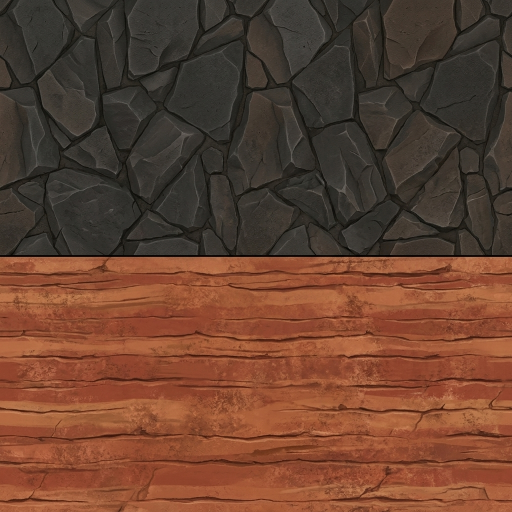
#> input picture assets/source_inputs/desert_stone_sandstone_albedo_sheet_1794942452330.jpg, 1024 x 1024 px, found by its file name (shown at 1/2 size)
$ python build_test_d_textures.py   (older library calls are emulated)
#> lines starting #> are read from the running program, lines starting #| are printed output that depends on the picture
import os
import cv2
import numpy as np

RAW_PATH = r"d:\Games\Balance5\assets\textures\canyon_pbr\test_c2_ledges_raw.png"
SHEET_PATH = r"C:\Users\PC\.gemini\antigravity\brain\25684232-7f72-4063-b959-1b79d32ac318\desert_stone_sandstone_albedo_sheet_1794942452330.jpg"
REF_PATH = r"d:\Games\Balance5\assets\textures\maps\desert_approach_rpg_albedo.png"
OUT_DIR = r"d:\Games\Balance5\assets\textures\canyon_pbr"


def make_seamless_512(patch_bgr: np.ndarray, pad: int = 64) -> np.ndarray:
    """Resizes a clean rock patch and makes it 4-way seamlessly tileable using a cosine wrap."""
    out_size = 512
    work = cv2.resize(patch_bgr, (out_size + pad, out_size + pad), interpolation=cv2.INTER_LANCZOS4).astype(np.float32)

    top = work[:pad, :]
    bot = work[out_size:, :]
    wy = (0.5 - 0.5 * np.cos(np.pi * np.linspace(0.0, 1.0, pad, dtype=np.float32)))[:, None, None]
    work_y = np.vstack([bot * (1.0 - wy) + top * wy, work[pad:out_size, :]])

    left = work_y[:, :pad]
    right = work_y[:, out_size:]
    wx = (0.5 - 0.5 * np.cos(np.pi * np.linspace(0.0, 1.0, pad, dtype=np.float32)))[None, :, None]
    seamless = np.hstack([right * (1.0 - wx) + left * wx, work_y[:, pad:out_size]])
    return np.clip(seamless, 0.0, 255.0).astype(np.uint8)


def generate_normal_map(albedo_bgr: np.ndarray, strength: float = 2.8, dy_boost: float = 1.0) -> np.ndarray:
    """Computes a wrapped tangent-space normal map from luminance Sobel gradients."""
    gray = cv2.cvtColor(albedo_bgr, cv2.COLOR_BGR2GRAY).astype(np.float32) / 255.0
    gray = cv2.GaussianBlur(gray, (3, 3), sigmaX=0.6)
    padded = cv2.copyMakeBorder(gray, 2, 2, 2, 2, cv2.BORDER_WRAP)
    dx = cv2.Sobel(padded, cv2.CV_32F, 1, 0, ksize=3)[2:-2, 2:-2]
    dy = cv2.Sobel(padded, cv2.CV_32F, 0, 1, ksize=3)[2:-2, 2:-2] * dy_boost

    nx = -dx * strength
    ny = -dy * strength
    nz = np.ones_like(nx)
    inv_len = 1.0 / np.sqrt(nx * nx + ny * ny + nz * nz + 1e-6)
    nx *= inv_len
    ny *= inv_len
    nz *= inv_len

    norm_b = np.clip((nz * 0.5 + 0.5) * 255.0, 0, 255).astype(np.uint8)
    norm_g = np.clip((ny * 0.5 + 0.5) * 255.0, 0, 255).astype(np.uint8)
    norm_r = np.clip((nx * 0.5 + 0.5) * 255.0, 0, 255).astype(np.uint8)
    return cv2.merge([norm_b, norm_g, norm_r])


def _tile_seamless_2x(tile: np.ndarray) -> np.ndarray:
    """Halves feature scale cleanly (2x2 seamless repeat at 512x512) without introducing seams."""
    half = cv2.resize(tile, (256, 256), interpolation=cv2.INTER_AREA)
    return np.tile(half, (2, 2, 1))


def enhance_basalt_mortar(tile: np.ndarray) -> np.ndarray:
    """
    Re-grades dark stone cap texture into rough, weathered grey-brown desert shelf stone
    with softer joints and granular rock grit (avoiding harsh black spiderweb paving cracks).
    """
    finer = _tile_seamless_2x(tile)
    f = finer.astype(np.float32) / 255.0
    gray = 0.299 * f[:, :, 2] + 0.587 * f[:, :, 1] + 0.114 * f[:, :, 0]
    p5, p95 = np.percentile(gray, [5.0, 95.0])
    t = np.clip((gray - p5) / max(p95 - p5, 1e-4), 0.0, 1.0)
    # Compress deep paving cracks upward and mix fine rock grit so ledges read like natural weathered rock
    t = np.power(t, 0.72)
    rng = np.random.default_rng(42)
    grit = rng.normal(0.0, 0.055, size=t.shape).astype(np.float32)
    grit = cv2.GaussianBlur(grit, (3, 3), sigmaX=0.7)
    t = np.clip(t * 0.88 + 0.08 + grit, 0.0, 1.0)

    # BGR: soft warm crevice RGB(48,38,30) -> midtone RGB(94,72,56) -> sunlit highlight RGB(150,116,90)
    c_dark = np.array([30.0, 38.0, 48.0], dtype=np.float32)
    c_mid = np.array([56.0, 72.0, 94.0], dtype=np.float32)
    c_hi = np.array([90.0, 116.0, 150.0], dtype=np.float32)

    low_t = np.clip(t * 2.0, 0.0, 1.0)[:, :, None]
    hi_t = np.clip((t - 0.5) * 2.0, 0.0, 1.0)[:, :, None]
    graded = np.where(
        t[:, :, None] < 0.5,
        c_dark[None, None, :] * (1.0 - low_t) + c_mid[None, None, :] * low_t,
        c_mid[None, None, :] * (1.0 - hi_t) + c_hi[None, None, :] * hi_t,
    )
    return np.clip(graded, 0.0, 255.0).astype(np.uint8)


def enhance_sandstone_strata(tile: np.ndarray, ref_bgr: np.ndarray) -> np.ndarray:
    """
    Produces natural, horizontally varied sedimentary sandstone with subtle broken strata
    seams and blocky rock texture (no uniform zebra stripes) matching Img 1's left_wall_upper.
    """
    finer = _tile_seamless_2x(tile).astype(np.float32)
    h, w = finer.shape[:2]

    # Preserve rich fractured rock grit while keeping gentle horizontal sedimentary alignment
    padded = cv2.copyMakeBorder(finer, 16, 16, 32, 32, cv2.BORDER_WRAP)
    horiz_bed = cv2.GaussianBlur(padded, (35, 3), sigmaX=9.0, sigmaY=0.7)[16:-16, 32:-32]
    wide_blur = cv2.GaussianBlur(padded, (29, 29), sigmaX=9.0, sigmaY=9.0)[16:-16, 32:-32]
    grain = finer - wide_blur
    flat_rock = np.clip(horiz_bed * 0.35 + finer * 0.65 + grain * 0.55, 0.0, 255.0)

    gray = (0.299 * flat_rock[:, :, 2] + 0.587 * flat_rock[:, :, 1] + 0.114 * flat_rock[:, :, 0]) / 255.0
    yy = np.linspace(0.0, 2.0 * np.pi, h, dtype=np.float32)[:, None]
    xx = np.linspace(0.0, 2.0 * np.pi, w, dtype=np.float32)[None, :]
    # Pinching horizontal modulation so strata bands vary naturally across X instead of ruler stripes
    horiz_mod = 0.58 + 0.42 * np.sin(xx * 2.0 + 0.6 * np.sin(yy * 2.0))
    patch_var = 0.045 * np.sin(xx * 1.0 + yy * 2.0) * np.cos(xx * 3.0 - yy * 1.0)
    phase = yy + 0.018 * np.sin(xx * 2.0 + yy * 2.0) + 0.010 * np.cos(xx * 5.0)

    strata_wave = (
        0.036 * np.tanh(1.5 * np.sin(phase * 11.0 + 0.4 * np.sin(phase * 3.0))) * horiz_mod
        + 0.024 * np.sin(phase * 25.0 + 1.1) * (1.1 - 0.35 * horiz_mod)
        + 0.018 * np.tanh(1.8 * np.cos(phase * 43.0))
    )
    bed_val = np.clip(gray * 0.90 + 0.05 + strata_wave + patch_var, 0.0, 1.0)
    p4, p96 = np.percentile(bed_val, [4.0, 96.0])
    t = np.clip((bed_val - p4) / max(p96 - p4, 1e-4), 0.0, 1.0)

    # Map cleanly to Img 1 left_wall_upper BGR (~[22,36,68] -> [46,74,134] -> [88,134,202])
    c_dark = np.array([22.0, 36.0, 68.0], dtype=np.float32)
    c_mid = np.array([46.0, 74.0, 134.0], dtype=np.float32)
    c_hi = np.array([88.0, 134.0, 202.0], dtype=np.float32)
    low_t = np.clip(t * 2.0, 0.0, 1.0)[:, :, None]
    hi_t = np.clip((t - 0.5) * 2.0, 0.0, 1.0)[:, :, None]
    graded = np.where(
        t[:, :, None] < 0.5,
        c_dark[None, None, :] * (1.0 - low_t) + c_mid[None, None, :] * low_t,
        c_mid[None, None, :] * (1.0 - hi_t) + c_hi[None, None, :] * hi_t,
    )
    return np.clip(graded, 0.0, 255.0).astype(np.uint8)


def extract_clean_bush(ref_bgr: np.ndarray, x0: int, y0: int, x1: int, y1: int, out_path: str) -> None:
    """Extracts an individual crisp sage bush from Picture 1 with zero sand background halo."""
    crop = ref_bgr[y0:y1, x0:x1]
    crop = cv2.resize(crop, (crop.shape[1] * 2, crop.shape[0] * 2), interpolation=cv2.INTER_LANCZOS4)
    b, g, r = cv2.split(crop.astype(np.float32))
    warmth = r - g
    green_lift = g - b
    lum = (r + g + b) / 3.0

    sage_mask = ((warmth < 21.0) & (green_lift > 4.0) & (lum < 220.0) & (lum > 30.0)).astype(np.float32)
    kernel = cv2.getStructuringElement(cv2.MORPH_ELLIPSE, (9, 9))
    near_sage = cv2.dilate(sage_mask, kernel, iterations=1)
    inner_fill = (((lum < 100.0) | ((lum < 215.0) & (warmth < 26.0))) & (near_sage > 0.5)).astype(np.float32)
    mask = np.clip(np.maximum(sage_mask, inner_fill), 0.0, 1.0)
    mask = cv2.morphologyEx((mask > 0.5).astype(np.uint8), cv2.MORPH_CLOSE, np.ones((7, 7), np.uint8)).astype(np.float32)

    n_lbl, labels, stats, _ = cv2.connectedComponentsWithStats((mask > 0.5).astype(np.uint8))
    clean = np.zeros_like(mask)
    for lbl in range(1, n_lbl):
        if stats[lbl, cv2.CC_STAT_AREA] >= 250:
            clean[labels == lbl] = 1.0

    ch, cw = crop.shape[:2]
    yy, xx = np.mgrid[0:ch, 0:cw].astype(np.float32)
    border = (
        np.clip(xx / 6.0, 0.0, 1.0)
        * np.clip((cw - 1 - xx) / 6.0, 0.0, 1.0)
        * np.clip(yy / 6.0, 0.0, 1.0)
        * np.clip((ch - 1 - yy) / 8.0, 0.0, 1.0)
    )
    alpha = cv2.GaussianBlur(clean * border, (5, 5), sigmaX=1.0)
    rgba = cv2.cvtColor(crop, cv2.COLOR_BGR2BGRA)
    rgba[:, :, 3] = np.clip(alpha * 255.0, 0.0, 255.0).astype(np.uint8)
    cv2.imwrite(out_path, rgba)
    print(f"Saved bush sprite {out_path} ({cw}x{ch}), opaque px={(rgba[:, :, 3] > 30).sum()}")


def main() -> None:
    os.makedirs(OUT_DIR, exist_ok=True)
    sheet = cv2.imread(SHEET_PATH, cv2.IMREAD_COLOR)
#> sheet is the input picture: shape (1024, 1024, 3); mean B, G, R 48.5, 65.9, 102.1
    ref = cv2.imread(REF_PATH, cv2.IMREAD_COLOR)
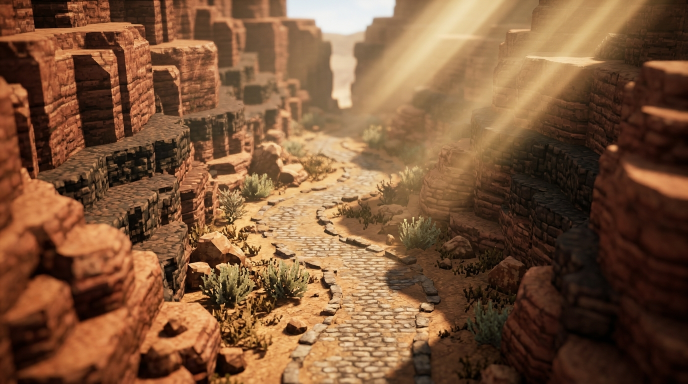
#> input picture assets/source_inputs/desert_canyon_hd2d_1794850108794.jpg, 1376 x 768 px, given in place of desert_approach_rpg_albedo.png, which was not available (shown at 1/2 size)
#> ref is the input picture: shape (768, 1376, 3); mean B, G, R 57, 86, 124.4
    if sheet is None or ref is None:
        raise FileNotFoundError(f"Missing sheet={SHEET_PATH} or ref={REF_PATH}")

    sh, sw = sheet.shape[:2]
#> sh = 1024; sw = 1024
    # 1. Pure dark charcoal Basalt Cap blocks from clean top half (avoiding center divider line around 50%)
    basalt_patch = sheet[0:int(sh * 0.48), :]
    basalt_alb = enhance_basalt_mortar(make_seamless_512(basalt_patch))
#> in _tile_seamless_2x, `return np.tile(half, (2, 2, 1))`:
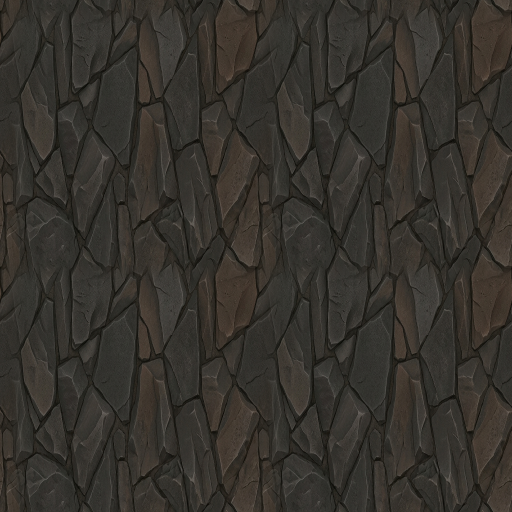
#> returned value: shape (512, 512, 3); mean of channels 0, 1, 2 44.6, 50.2, 53.6; drawn as B, G, R
#> in enhance_basalt_mortar, `p5, p95 = np.percentile(gray, [5.0, 95.0])`: p5 = 0.118; p95 = 0.258
    basalt_nrm = generate_normal_map(basalt_alb, strength=3.0)
    cv2.imwrite(os.path.join(OUT_DIR, "d_basalt_cap_albedo.png"), basalt_alb)
    cv2.imwrite(os.path.join(OUT_DIR, "d_basalt_cap_normal.png"), basalt_nrm)

    # 2. Pure terracotta Sandstone Strata from clean bottom half
    strata_patch = sheet[int(sh * 0.52):sh, :]
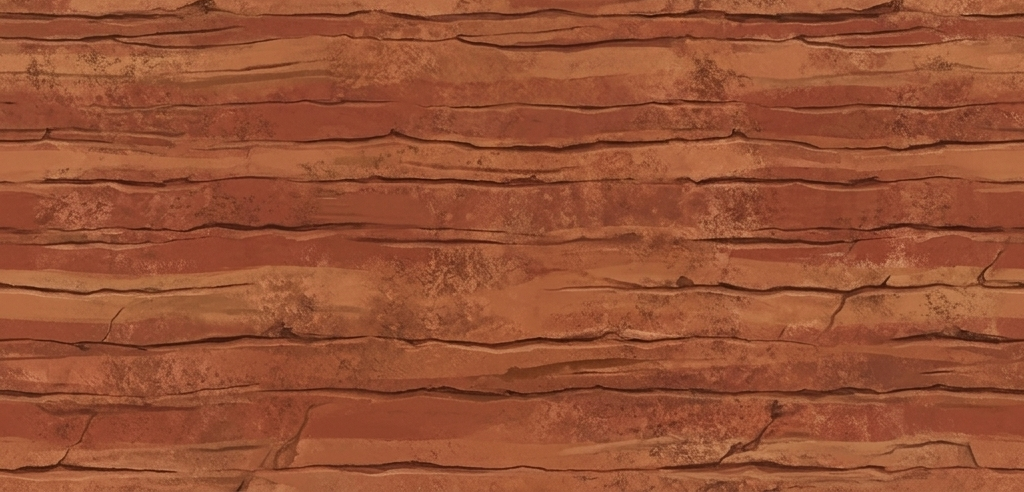
#> strata_patch: shape (492, 1024, 3); mean B, G, R 52.2, 81.2, 150.3
    strata_alb = enhance_sandstone_strata(make_seamless_512(strata_patch), ref)
#> call 2 of make_seamless_512, with pad = 64
#> in make_seamless_512 (call 2), `bot = work[out_size:, :]`:
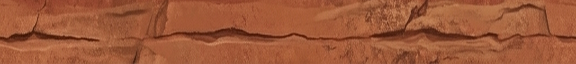
#> bot: shape (64, 576, 3) float32; mean B, G, R 57.1, 88.9, 157.8
#> in make_seamless_512 (call 2), `work_y = np.vstack([bot * (1.0 - wy) + top * wy, work[pad:out_size, :]])`:
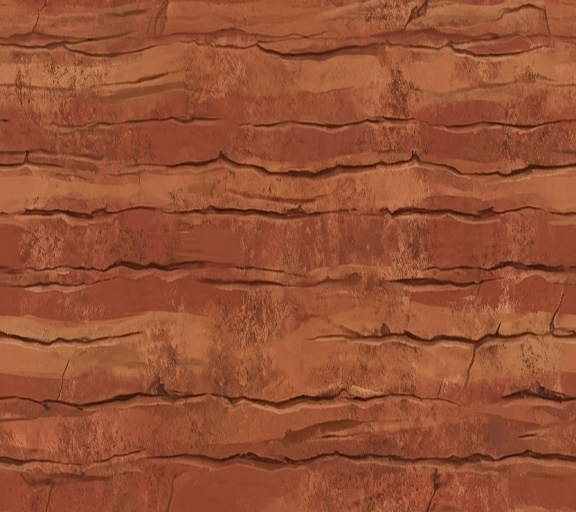
#> work_y: shape (512, 576, 3) float32; mean B, G, R 51.9, 80.7, 149.9
#> in make_seamless_512 (call 2), `right = work_y[:, out_size:]`:
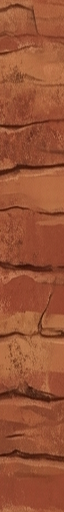
#> right: shape (512, 64, 3) float32; mean B, G, R 53.7, 82.8, 151.7
#> in _tile_seamless_2x (call 2), `return np.tile(half, (2, 2, 1))`:
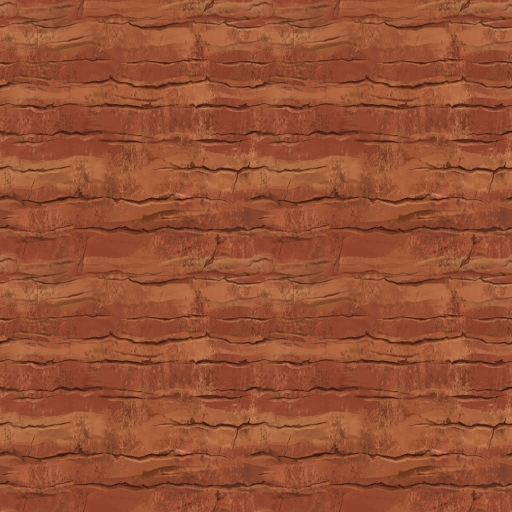
#> returned value: shape (512, 512, 3); mean of channels 0, 1, 2 51.6, 80.4, 149.5; drawn as B, G, R
#> in enhance_sandstone_strata, `p4, p96 = np.percentile(bed_val, [4.0, 96.0])`: p4 = 0.239; p96 = 0.525
    strata_nrm = generate_normal_map(strata_alb, strength=3.6, dy_boost=1.45)
    cv2.imwrite(os.path.join(OUT_DIR, "d_sandstone_strata_albedo.png"), strata_alb)
    cv2.imwrite(os.path.join(OUT_DIR, "d_sandstone_strata_normal.png"), strata_nrm)

    # 3. Warm golden-ochre fractured Boulder surface derived from clean fractured stone facets
    b_raw = make_seamless_512(basalt_patch).astype(np.float32) / 255.0
    boulder_warm = np.zeros_like(b_raw)
    gray_b = 0.299 * b_raw[:, :, 2] + 0.587 * b_raw[:, :, 1] + 0.114 * b_raw[:, :, 0]
    gray_b = np.maximum(gray_b, 0.09)
    boulder_warm[:, :, 2] = np.clip(gray_b * 2.15 + 0.16, 0.0, 0.96)  # R
    boulder_warm[:, :, 1] = np.clip(gray_b * 1.62 + 0.08, 0.0, 0.82)  # G
    boulder_warm[:, :, 0] = np.clip(gray_b * 1.05 + 0.03, 0.0, 0.58)  # B
    boulder_alb = np.clip(boulder_warm * 255.0, 0, 255).astype(np.uint8)
    boulder_nrm = generate_normal_map(boulder_alb, strength=2.6)
    cv2.imwrite(os.path.join(OUT_DIR, "d_boulder_rock_albedo.png"), boulder_alb)
    cv2.imwrite(os.path.join(OUT_DIR, "d_boulder_rock_normal.png"), boulder_nrm)

    # 4. Crisp un-haloed 2.5D desert sagebrush cutout sprites
    extract_clean_bush(ref, 382, 540, 484, 645, os.path.join(OUT_DIR, "d_sage_bush_1.png"))
#> in extract_clean_bush, `n_lbl, labels, stats, _ = cv2.connectedComponentsWithStats((mask > 0.5..`: n_lbl = 7; stats = [[0, 0, 204, 210, 32170], [82, 0, 25, 49, 647], [124, 0, 11, 10, 87], [34, 19, 29, 29, 424], [34, 20, 147, 120, 8657], [170, 29, 34, 45, 675], [190, 92, 14, 17, 180]]
#| Saved bush sprite d:\Games\Balance5\assets\textures\canyon_pbr/d_sage_bush_1.png (204x210), opaque px=11576
    extract_clean_bush(ref, 515, 535, 610, 625, os.path.join(OUT_DIR, "d_sage_bush_2.png"))
#| Saved bush sprite d:\Games\Balance5\assets\textures\canyon_pbr/d_sage_bush_2.png (190x180), opaque px=11486
    print("Generated all Small Test D albedo, normal, and sagebush textures.")


if __name__ == "__main__":
    main()
